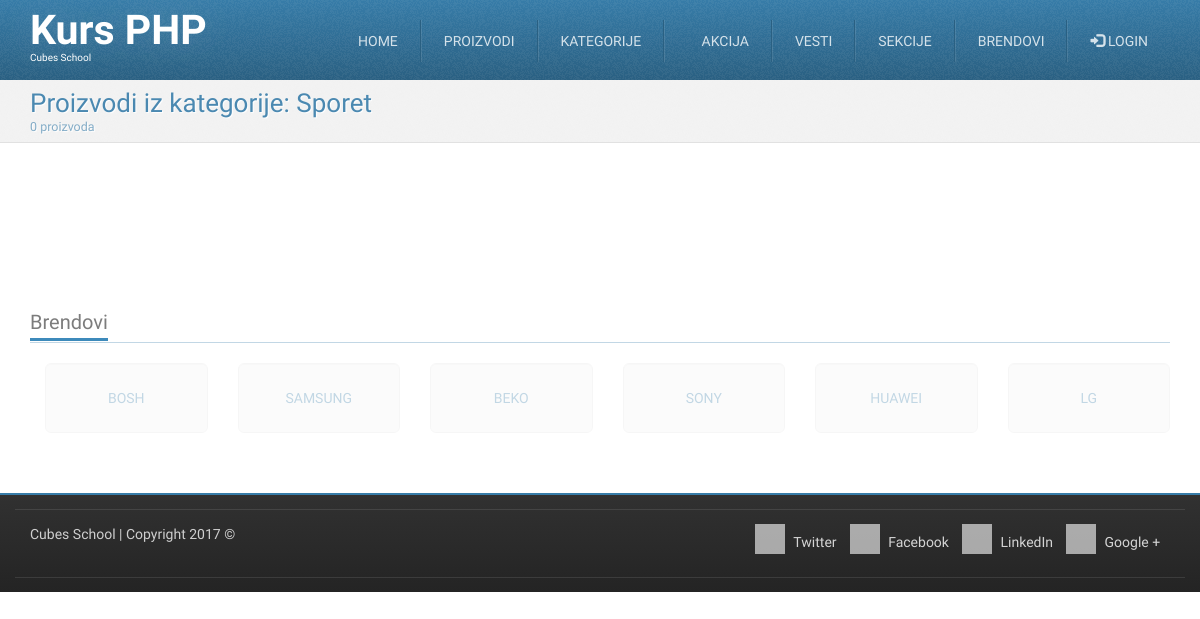
The app's page /category.php?id=5 with its own data.
### tables this page shows
CREATE TABLE `categories` (
  `id` int(11) NOT NULL,
  `title` char(20) NOT NULL,
  `description` longtext NOT NULL,
  `group_id` int(11) NOT NULL
);

CREATE TABLE `brands` (
  `id` int(11) NOT NULL,
  `title` char(50) NOT NULL,
  `website_url` varchar(255) NOT NULL
);

### category.php (called while the page is built, shortened)
<?php
require_once __DIR__ . '/models/m_products.php';
require_once __DIR__ . '/models/m_categories.php';
$id = (int) $_GET['id'];
$category = categoriesFetchOneById($id);
$totalRows = productsGetCountByCategory($category['id']);
require_once __DIR__ . '/views/layout/header.php';
require_once __DIR__ . '/views/templates/t_category.php';
require_once __DIR__ . '/views/layout/footer.php';

### models/m_database.php (called while the page is built, shortened)
<?php
function dbGetLink() {
	static $link;
	if (!isset($link)) {
		$link = mysqli_connect('127.0.0.1', 'cubes', 'cubes', 'cubesphp');
	}
	return $link;
}
function dbEscape($value) {
	$link = dbGetLink();
	return mysqli_real_escape_string($link, $value);
}
function dbQuery($query) {
	$link = dbGetLink();
	$result = mysqli_query($link, $query);
	return $result;
}
function dbFetchAll($query) {
	$result = dbQuery($query);
	return mysqli_fetch_all($result, MYSQLI_ASSOC);
}
function dbFetchOne($query) {
	$result = dbQuery($query);
	return mysqli_fetch_assoc($result);
}
function dbFetchColumn($query) {
	$result = dbQuery($query);
	$row = mysqli_fetch_row($result);
	$firstColumn = $row[0];
	return $firstColumn;
}

### models/m_categories.php (called while the page is built, shortened)
<?php
require_once __DIR__ . '/m_database.php';
function categoriesFetchOneById($id) {
	$query = "SELECT `categories`.* "
			. "FROM `categories` "
			. "WHERE `id` = '" . dbEscape($id) . "'";
	return dbFetchOne($query);
}

### models/m_products.php (called while the page is built, shortened)
<?php
require_once __DIR__ . '/m_database.php';
function productsGetCountByCategory($categoryId) {
    $query = "SELECT "
            . "COUNT(`products`.`id`) "
            . "FROM `products` "
            . "LEFT JOIN `categories` ON `products`.`category_id` = `categories`.`id` "
            . "LEFT JOIN `brands` ON `products`.`brand_id` = `brands`.`id` "
            . "WHERE `products`.`category_id` = '" . dbEscape($categoryId) . "' ";
    return dbFetchColumn($query);
}

### models/m_brands.php (called while the page is built, shortened)
<?php
require_once __DIR__ . '/m_database.php';
function brandsFetchAll() {
	$query = "SELECT `brands`.* FROM `brands`";
	return dbFetchAll($query);
}
function brandsRandom() {
    	$query = "SELECT `brands`.* "
                . "FROM `brands` "
                . "ORDER BY RAND() "
                . "LIMIT 6";
        return dbFetchAll($query);
}

### views/templates/t_category.php (the view, shortened to what this page needs)
<div id="highlighted">
	<div class="container">
		<div class="header">
			<h2 class="page-title">
				<span>Proizvodi iz kategorije: <?php echo htmlspecialchars($category['title'])?></span>
				<small><?php echo $totalRows;?> proizvoda</small>
			</h2>
		</div>
	</div>
</div>
<div id="content">
	<div class="container portfolio">
	</div>
	<div class="text-center">
	</div>
</div>

### views/layout/footer.php (shortened to what this page needs)
<?php
require_once __DIR__ . '/../../models/m_brands.php';
?>
<div id="content-below" class="wrapper">
    <div class="container">
        <div class="clients block">
            <h3 class="block-title">
                <span>Brendovi</span>
            </h3>
            <ul class="thumbnails list-unstyled row">
                <?php foreach (brandsRandom() as $brand) { ?>
                    <li class="col-sm-2">
                        <a href="/brand.php?id=<?php echo htmlspecialchars ($brand['id']); ?>" class="well well-lg text-uppercase text-justify">
                            <?php echo htmlspecialchars($brand['title']); ?>
                        </a>
                    </li>
                <?php } ?>
            </ul>
        </div>
    </div>
</div>
<footer id="footer">
    <div class="container">
        <div class="row">
            <div class="subfooter">
                <div class="col-md-5">
                    <p><a href="http://school.cubes.rs/">Cubes School</a> | Copyright 2017 &copy;</p>
                </div>
                <div class="col-md-7 col social-media">
                    <a href="#"><i class="fa fa-twitter"></i> Twitter</a>
                    <a href="#"><i class="fa fa-facebook"></i> Facebook</a>
                    <a href="#"><i class="fa fa-linkedin"></i> LinkedIn</a>
                    <a href="#"><i class="fa fa-google-plus"></i> Google +</a>
                </div>
            </div>
        </div>
        <div class="row">
            <div class="subfooter">
            </div>
        </div>
    </div>
</footer>
</body>
</html>

### skins/tema/css/theme-style.css (style rules this page uses)
h1, h2, h3 { line-height: 40px; }
h1, h2, h3, h4, h5, h6 { color: rgba(36, 36, 36, 0.6); }
ul, ol { margin: 0 0 10px 25px; padding: 0; }
.list-unstyled { margin-left: 0; }
a { color: #377ca8; text-decoration: none; }
.thumbnails { list-style: none; *zoom: 1; }
.thumbnails:before, .thumbnails:after { display: table; content: ""; line-height: 0; }
.thumbnails:after { clear: both; }
.thumbnails > li { margin-bottom: 20px; }
html { background-image: -webkit-linear-gradient(top, #e0e0e0 0%, #ffffff 100%); background-image: -o-linear-gradient(top, #e0e0e0 0%, #ffffff 100%); background-image: linear-gradient(to bottom, #e0e0e0 0%, #ffffff 100%); background-repeat: repeat-x; filter: progid:DXImageTransform.Microsoft.gradient(startColorstr='#ffe0e0e0', endColorstr='#ffffffff', GradientType=0); }
body { margin: 0; font-family: "Monda", Arial, serif; font-size: 14px; line-height: 1.428571429; color: #333333; background-color: #ffffff; position: relative; }
.page-title { margin: 0; }
.page-title small { color: rgba(51, 51, 51, 0.5); }
#highlighted { -webkit-transition: all 0.4s ease-out; -o-transition: all 0.4s ease-out; transition: all 0.4s ease-out; border-bottom: 1px solid #e1e1e1; background: #f2f2f2 url(../img/bg_noise-5.png) left top repeat; color: #377ca8; text-shadow: 1px 1px 1px #ffffff; }
.has-navbar-fixed-top #content { margin-top: 82px; }
.has-navbar-fixed-top.has-highlighted #highlighted, .has-navbar-fixed-top.page-index #highlighted, .has-navbar-fixed-top.page-index-carousel #highlighted, .has-navbar-fixed-top.page-starter #highlighted { margin-top: 80px; }
.has-navbar-fixed-top.has-highlighted #content, .has-navbar-fixed-top.page-index #content, .has-navbar-fixed-top.page-index-carousel #content, .has-navbar-fixed-top.page-starter #content { margin-top: 0; }
#content { padding: 40px 0; background-color: #ffffff; }
#content-below { padding: 20px 0; background-color: #ffffff; }
#footer { background: #242424; background-image: -webkit-linear-gradient(top, #313131 0%, #242424 100%); background-image: -o-linear-gradient(top, #313131 0%, #242424 100%); background-image: linear-gradient(to bottom, #313131 0%, #242424 100%); background-repeat: repeat-x; filter: progid:DXImageTransform.Microsoft.gradient(startColorstr='#ff313131', endColorstr='#ff242424', GradientType=0); min-height: 300px; color: #CFCFCF; border-top: 2px solid #377ca8; }
#footer a { color: #CFCFCF; }
#footer .social-media a { text-decoration: none; color: rgba(255, 255, 255, 0.8); display: block; margin-bottom: 0.4em; line-height: 30px; }
#footer .social-media a i { font-size: 24px; background: #CFCFCF; background: rgba(255, 255, 255, 0.6); color: #000; padding: 0; width: 30px; height: 30px; line-height: 30px; text-align: center; margin-right: 0.2em; display: inline-block; }
#footer .subfooter { border-top: 1px solid rgba(255, 255, 255, 0.1); margin-top: 1em; padding-top: 1em; }
.clients a { display: block; text-align: center; -webkit-border-radius: 6px; -moz-border-radius: 6px; border-radius: 6px; opacity: 0.3; filter: alpha(opacity=30); }
.clients .thumbnails { margin-bottom: 0; }
.block .block-title { margin: 0 0 1em 0; font-size: 20px; border-bottom: 1px solid #e1e1e1; border-bottom: 1px solid rgba(55, 124, 168, 0.3); }
.block .block-title span { border-bottom: 3px solid #3d8abb; padding-bottom: 4px; }
.header { margin-bottom: 0; }
.header:before, .header:after { content: " "; display: table; }
.header:after { clear: both; }
.header .page-title { font-size: 26px; margin: 8px 0 8px 0; color: rgba(55, 124, 168, 0.9); }
.header .page-title small { font-size: 12.5px; color: rgba(55, 124, 168, 0.6); }
.header .page-title span, .header .page-title small { display: block; line-height: 1.2 !important; }
@media (min-width: 768px) { .header .page-title { float: left; } }

### skins/tema/css/custom-style.css (style rules this page uses)
#footer { min-height: 40px; }
#footer .social-media { text-align: right; }
#footer .social-media a { display: inline-block; margin-right: 0.7em; }

### skins/tema/css/colour-blue.css (style rules this page uses)
body a { color: #377ca8; text-decoration: none; }
body #highlighted { border-bottom-color: #e1e1e1; background-color: #f2f2f2; color: #377ca8; text-shadow: 1px 1px 1px #ffffff; }
body #footer { border-top-color: #377ca8; }
body .header .page-title { color: rgba(55, 124, 168, 0.9); }
body .header .page-title small { color: rgba(55, 124, 168, 0.6); }
body .block .block-title { border-bottom-color: rgba(55, 124, 168, 0.3); }
body .block .block-title span { border-bottom-color: #3d8abb; }

### records on screen
categories: title "Sporet"
brands: title "BOSH"
brands: title "SAMSUNG"
brands: title "BEKO"
brands: title "SONY"
brands: title "HUAWEI"
brands: title "LG"

### other values on screen
$totalRows "0"
